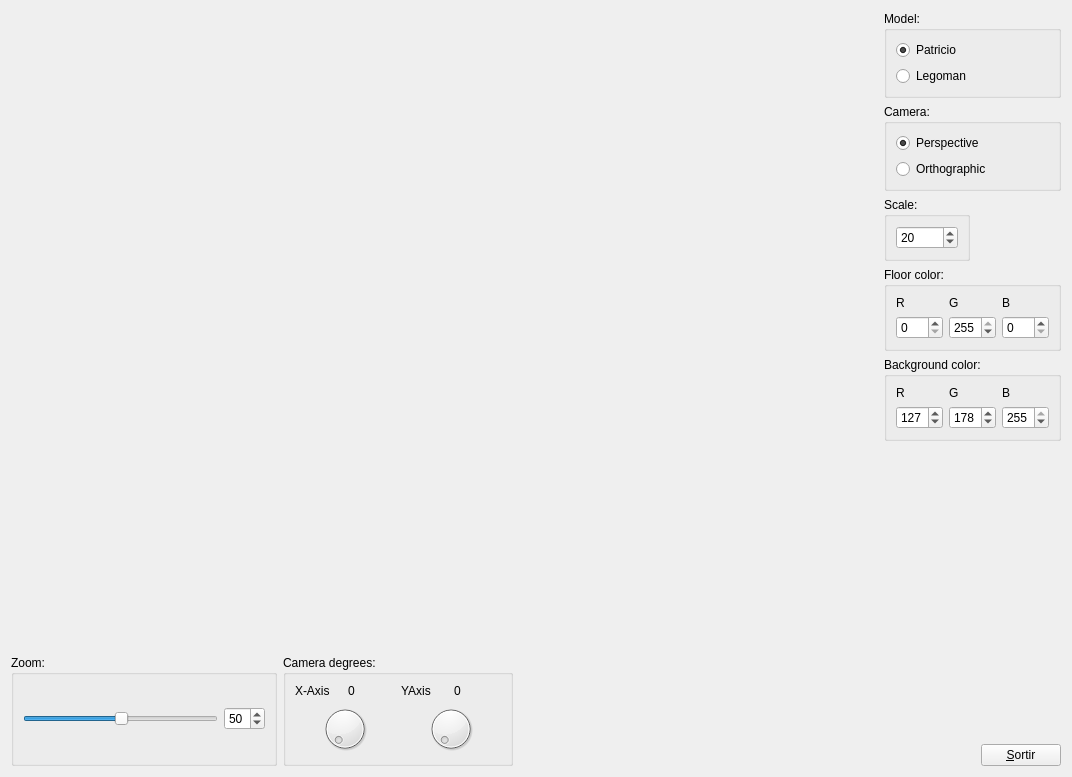
<?xml version="1.0" encoding="UTF-8"?>
<ui version="4.0">
 <class>MyForm</class>
 <widget class="QWidget" name="MyForm">
  <property name="geometry">
   <rect>
    <x>0</x>
    <y>0</y>
    <width>1072</width>
    <height>777</height>
   </rect>
  </property>
  <property name="windowTitle">
   <string>IDI-Lab</string>
  </property>
  <layout class="QGridLayout" name="gridLayout_3">
   <item row="0" column="0" rowspan="6" colspan="3">
    <widget class="MyGLWidget" name="widget" native="true">
     <property name="sizePolicy">
      <sizepolicy hsizetype="Expanding" vsizetype="Expanding">
       <horstretch>0</horstretch>
       <verstretch>0</verstretch>
      </sizepolicy>
     </property>
     <property name="minimumSize">
      <size>
       <width>50</width>
       <height>50</height>
      </size>
     </property>
    </widget>
   </item>
   <item row="0" column="3" colspan="2">
    <widget class="QGroupBox" name="groupBox">
     <property name="title">
      <string>Model:</string>
     </property>
     <layout class="QVBoxLayout" name="verticalLayout_3">
      <item>
       <widget class="QRadioButton" name="radioButton">
        <property name="text">
         <string>Patricio</string>
        </property>
        <property name="checked">
         <bool>true</bool>
        </property>
       </widget>
      </item>
      <item>
       <widget class="QRadioButton" name="radioButton_2">
        <property name="text">
         <string>Legoman</string>
        </property>
       </widget>
      </item>
     </layout>
    </widget>
   </item>
   <item row="1" column="3" colspan="2">
    <widget class="QGroupBox" name="groupBox_2">
     <property name="title">
      <string>Camera:</string>
     </property>
     <layout class="QVBoxLayout" name="verticalLayout">
      <item>
       <widget class="QRadioButton" name="radioButton_3">
        <property name="text">
         <string>Perspective</string>
        </property>
        <property name="checked">
         <bool>true</bool>
        </property>
       </widget>
      </item>
      <item>
       <widget class="QRadioButton" name="radioButton_4">
        <property name="text">
         <string>Orthographic</string>
        </property>
       </widget>
      </item>
     </layout>
    </widget>
   </item>
   <item row="2" column="3">
    <widget class="QGroupBox" name="groupBox_4">
     <property name="title">
      <string>Scale:</string>
     </property>
     <layout class="QVBoxLayout" name="verticalLayout_2">
      <item>
       <widget class="QSpinBox" name="spinBox_2">
        <property name="maximum">
         <number>500</number>
        </property>
        <property name="value">
         <number>20</number>
        </property>
       </widget>
      </item>
     </layout>
    </widget>
   </item>
   <item row="3" column="3" colspan="2">
    <widget class="QGroupBox" name="groupBox_6">
     <property name="title">
      <string>Floor color:</string>
     </property>
     <layout class="QHBoxLayout" name="horizontalLayout_4">
      <item>
       <layout class="QVBoxLayout" name="verticalLayout_4">
        <item>
         <widget class="QLabel" name="label_5">
          <property name="text">
           <string>R</string>
          </property>
         </widget>
        </item>
        <item>
         <widget class="QSpinBox" name="spinBox_3">
          <property name="maximum">
           <number>255</number>
          </property>
         </widget>
        </item>
       </layout>
      </item>
      <item>
       <layout class="QVBoxLayout" name="verticalLayout_5">
        <item>
         <widget class="QLabel" name="label_7">
          <property name="text">
           <string>G</string>
          </property>
         </widget>
        </item>
        <item>
         <widget class="QSpinBox" name="spinBox_4">
          <property name="maximum">
           <number>255</number>
          </property>
          <property name="value">
           <number>255</number>
          </property>
         </widget>
        </item>
       </layout>
      </item>
      <item>
       <layout class="QVBoxLayout" name="verticalLayout_6">
        <item>
         <widget class="QLabel" name="label_6">
          <property name="text">
           <string>B</string>
          </property>
         </widget>
        </item>
        <item>
         <widget class="QSpinBox" name="spinBox_5">
          <property name="maximum">
           <number>255</number>
          </property>
         </widget>
        </item>
       </layout>
      </item>
     </layout>
    </widget>
   </item>
   <item row="4" column="3" colspan="2">
    <widget class="QGroupBox" name="groupBox_7">
     <property name="title">
      <string>Background color:</string>
     </property>
     <layout class="QHBoxLayout" name="horizontalLayout_5">
      <item>
       <layout class="QVBoxLayout" name="verticalLayout_7">
        <item>
         <widget class="QLabel" name="label_8">
          <property name="text">
           <string>R</string>
          </property>
         </widget>
        </item>
        <item>
         <widget class="QSpinBox" name="spinBox_6">
          <property name="maximum">
           <number>255</number>
          </property>
          <property name="value">
           <number>127</number>
          </property>
         </widget>
        </item>
       </layout>
      </item>
      <item>
       <layout class="QVBoxLayout" name="verticalLayout_8">
        <item>
         <widget class="QLabel" name="label_9">
          <property name="text">
           <string>G</string>
          </property>
         </widget>
        </item>
        <item>
         <widget class="QSpinBox" name="spinBox_7">
          <property name="maximum">
           <number>255</number>
          </property>
          <property name="value">
           <number>178</number>
          </property>
         </widget>
        </item>
       </layout>
      </item>
      <item>
       <layout class="QVBoxLayout" name="verticalLayout_9">
        <item>
         <widget class="QLabel" name="label_10">
          <property name="text">
           <string>B</string>
          </property>
         </widget>
        </item>
        <item>
         <widget class="QSpinBox" name="spinBox_8">
          <property name="maximum">
           <number>255</number>
          </property>
          <property name="value">
           <number>255</number>
          </property>
         </widget>
        </item>
       </layout>
      </item>
     </layout>
    </widget>
   </item>
   <item row="5" column="4">
    <spacer name="verticalSpacer">
     <property name="orientation">
      <enum>Qt::Vertical</enum>
     </property>
     <property name="sizeHint" stdset="0">
      <size>
       <width>17</width>
       <height>339</height>
      </size>
     </property>
    </spacer>
   </item>
   <item row="6" column="0" rowspan="2">
    <widget class="QGroupBox" name="groupBox_3">
     <property name="title">
      <string>Zoom:</string>
     </property>
     <layout class="QHBoxLayout" name="horizontalLayout">
      <item>
       <widget class="QSlider" name="horizontalSlider">
        <property name="value">
         <number>50</number>
        </property>
        <property name="orientation">
         <enum>Qt::Horizontal</enum>
        </property>
       </widget>
      </item>
      <item>
       <widget class="QSpinBox" name="spinBox">
        <property name="value">
         <number>50</number>
        </property>
       </widget>
      </item>
     </layout>
    </widget>
   </item>
   <item row="6" column="1" rowspan="2">
    <widget class="QGroupBox" name="groupBox_5">
     <property name="title">
      <string>Camera degrees:</string>
     </property>
     <layout class="QGridLayout" name="gridLayout">
      <item row="0" column="0">
       <layout class="QHBoxLayout" name="horizontalLayout_2">
        <item>
         <widget class="QLabel" name="label">
          <property name="text">
           <string>X-Axis</string>
          </property>
         </widget>
        </item>
        <item>
         <widget class="QLabel" name="label_3">
          <property name="text">
           <string>0</string>
          </property>
         </widget>
        </item>
       </layout>
      </item>
      <item row="0" column="1">
       <layout class="QHBoxLayout" name="horizontalLayout_3">
        <item>
         <widget class="QLabel" name="label_2">
          <property name="text">
           <string>YAxis</string>
          </property>
         </widget>
        </item>
        <item>
         <widget class="QLabel" name="label_4">
          <property name="text">
           <string>0</string>
          </property>
         </widget>
        </item>
       </layout>
      </item>
      <item row="1" column="0">
       <widget class="QDial" name="dial">
        <property name="maximum">
         <number>359</number>
        </property>
       </widget>
      </item>
      <item row="1" column="1">
       <widget class="QDial" name="dial_2">
        <property name="maximum">
         <number>359</number>
        </property>
       </widget>
      </item>
     </layout>
    </widget>
   </item>
   <item row="6" column="2">
    <spacer name="horizontalSpacer">
     <property name="orientation">
      <enum>Qt::Horizontal</enum>
     </property>
     <property name="sizeHint" stdset="0">
      <size>
       <width>359</width>
       <height>17</height>
      </size>
     </property>
    </spacer>
   </item>
   <item row="7" column="3" colspan="2">
    <layout class="QGridLayout" name="gridLayout_2">
     <item row="0" column="1">
      <spacer name="verticalSpacer_2">
       <property name="orientation">
        <enum>Qt::Vertical</enum>
       </property>
       <property name="sizeHint" stdset="0">
        <size>
         <width>20</width>
         <height>40</height>
        </size>
       </property>
      </spacer>
     </item>
     <item row="1" column="0">
      <spacer name="horizontalSpacer_2">
       <property name="orientation">
        <enum>Qt::Horizontal</enum>
       </property>
       <property name="sizeHint" stdset="0">
        <size>
         <width>40</width>
         <height>20</height>
        </size>
       </property>
      </spacer>
     </item>
     <item row="1" column="1">
      <widget class="QPushButton" name="pushButton">
       <property name="sizePolicy">
        <sizepolicy hsizetype="Fixed" vsizetype="Fixed">
         <horstretch>0</horstretch>
         <verstretch>0</verstretch>
        </sizepolicy>
       </property>
       <property name="text">
        <string>&amp;Sortir</string>
       </property>
      </widget>
     </item>
    </layout>
   </item>
  </layout>
 </widget>
 <customwidgets>
  <customwidget>
   <class>MyGLWidget</class>
   <extends>QWidget</extends>
   <header>MyGLWidget.h</header>
   <container>1</container>
   <slots>
    <signal>getZoom(int)</signal>
    <signal>sendPerspective(bool)</signal>
    <signal>sendOrthographic(bool)</signal>
    <signal>getScale(int)</signal>
    <signal>getXAxis(int)</signal>
    <signal>getYAxis(int)</signal>
    <slot>setZoom(int)</slot>
    <slot>setPatricio()</slot>
    <slot>setLegoman()</slot>
    <slot>setPerspective()</slot>
    <slot>setOrthographic()</slot>
    <slot>setScale(int)</slot>
    <slot>setYAxis(int)</slot>
    <slot>setXAxis(int)</slot>
    <slot>setR(int)</slot>
    <slot>setG(int)</slot>
    <slot>setB(int)</slot>
    <slot>setbR(int)</slot>
    <slot>setbG(int)</slot>
    <slot>setbB(int)</slot>
   </slots>
  </customwidget>
 </customwidgets>
 <resources/>
 <connections>
  <connection>
   <sender>pushButton</sender>
   <signal>clicked()</signal>
   <receiver>MyForm</receiver>
   <slot>close()</slot>
   <hints>
    <hint type="sourcelabel">
     <x>1061</x>
     <y>766</y>
    </hint>
    <hint type="destinationlabel">
     <x>590</x>
     <y>500</y>
    </hint>
   </hints>
  </connection>
  <connection>
   <sender>horizontalSlider</sender>
   <signal>valueChanged(int)</signal>
   <receiver>spinBox</receiver>
   <slot>setValue(int)</slot>
   <hints>
    <hint type="sourcelabel">
     <x>110</x>
     <y>725</y>
    </hint>
    <hint type="destinationlabel">
     <x>257</x>
     <y>730</y>
    </hint>
   </hints>
  </connection>
  <connection>
   <sender>spinBox</sender>
   <signal>valueChanged(int)</signal>
   <receiver>horizontalSlider</receiver>
   <slot>setValue(int)</slot>
   <hints>
    <hint type="sourcelabel">
     <x>257</x>
     <y>730</y>
    </hint>
    <hint type="destinationlabel">
     <x>110</x>
     <y>725</y>
    </hint>
   </hints>
  </connection>
  <connection>
   <sender>horizontalSlider</sender>
   <signal>valueChanged(int)</signal>
   <receiver>widget</receiver>
   <slot>setZoom(int)</slot>
   <hints>
    <hint type="sourcelabel">
     <x>110</x>
     <y>725</y>
    </hint>
    <hint type="destinationlabel">
     <x>67</x>
     <y>391</y>
    </hint>
   </hints>
  </connection>
  <connection>
   <sender>spinBox</sender>
   <signal>valueChanged(int)</signal>
   <receiver>widget</receiver>
   <slot>setZoom(int)</slot>
   <hints>
    <hint type="sourcelabel">
     <x>257</x>
     <y>730</y>
    </hint>
    <hint type="destinationlabel">
     <x>212</x>
     <y>391</y>
    </hint>
   </hints>
  </connection>
  <connection>
   <sender>widget</sender>
   <signal>getZoom(int)</signal>
   <receiver>horizontalSlider</receiver>
   <slot>setValue(int)</slot>
   <hints>
    <hint type="sourcelabel">
     <x>146</x>
     <y>301</y>
    </hint>
    <hint type="destinationlabel">
     <x>110</x>
     <y>725</y>
    </hint>
   </hints>
  </connection>
  <connection>
   <sender>widget</sender>
   <signal>getZoom(int)</signal>
   <receiver>spinBox</receiver>
   <slot>setValue(int)</slot>
   <hints>
    <hint type="sourcelabel">
     <x>278</x>
     <y>351</y>
    </hint>
    <hint type="destinationlabel">
     <x>257</x>
     <y>730</y>
    </hint>
   </hints>
  </connection>
  <connection>
   <sender>radioButton</sender>
   <signal>pressed()</signal>
   <receiver>widget</receiver>
   <slot>setPatricio()</slot>
   <hints>
    <hint type="sourcelabel">
     <x>1050</x>
     <y>63</y>
    </hint>
    <hint type="destinationlabel">
     <x>475</x>
     <y>44</y>
    </hint>
   </hints>
  </connection>
  <connection>
   <sender>radioButton_2</sender>
   <signal>pressed()</signal>
   <receiver>widget</receiver>
   <slot>setLegoman()</slot>
   <hints>
    <hint type="sourcelabel">
     <x>1050</x>
     <y>92</y>
    </hint>
    <hint type="destinationlabel">
     <x>467</x>
     <y>74</y>
    </hint>
   </hints>
  </connection>
  <connection>
   <sender>widget</sender>
   <signal>sendPerspective(bool)</signal>
   <receiver>radioButton_3</receiver>
   <slot>setChecked(bool)</slot>
   <hints>
    <hint type="sourcelabel">
     <x>673</x>
     <y>151</y>
    </hint>
    <hint type="destinationlabel">
     <x>1050</x>
     <y>165</y>
    </hint>
   </hints>
  </connection>
  <connection>
   <sender>widget</sender>
   <signal>sendOrthographic(bool)</signal>
   <receiver>radioButton_4</receiver>
   <slot>setChecked(bool)</slot>
   <hints>
    <hint type="sourcelabel">
     <x>718</x>
     <y>190</y>
    </hint>
    <hint type="destinationlabel">
     <x>1050</x>
     <y>194</y>
    </hint>
   </hints>
  </connection>
  <connection>
   <sender>radioButton_3</sender>
   <signal>pressed()</signal>
   <receiver>widget</receiver>
   <slot>setPerspective()</slot>
   <hints>
    <hint type="sourcelabel">
     <x>1050</x>
     <y>165</y>
    </hint>
    <hint type="destinationlabel">
     <x>701</x>
     <y>125</y>
    </hint>
   </hints>
  </connection>
  <connection>
   <sender>radioButton_4</sender>
   <signal>pressed()</signal>
   <receiver>widget</receiver>
   <slot>setOrthographic()</slot>
   <hints>
    <hint type="sourcelabel">
     <x>1050</x>
     <y>194</y>
    </hint>
    <hint type="destinationlabel">
     <x>703</x>
     <y>206</y>
    </hint>
   </hints>
  </connection>
  <connection>
   <sender>spinBox_2</sender>
   <signal>valueChanged(int)</signal>
   <receiver>widget</receiver>
   <slot>setScale(int)</slot>
   <hints>
    <hint type="sourcelabel">
     <x>954</x>
     <y>270</y>
    </hint>
    <hint type="destinationlabel">
     <x>396</x>
     <y>530</y>
    </hint>
   </hints>
  </connection>
  <connection>
   <sender>widget</sender>
   <signal>getScale(int)</signal>
   <receiver>spinBox_2</receiver>
   <slot>setValue(int)</slot>
   <hints>
    <hint type="sourcelabel">
     <x>369</x>
     <y>544</y>
    </hint>
    <hint type="destinationlabel">
     <x>954</x>
     <y>270</y>
    </hint>
   </hints>
  </connection>
  <connection>
   <sender>dial_2</sender>
   <signal>valueChanged(int)</signal>
   <receiver>label_4</receiver>
   <slot>setNum(int)</slot>
   <hints>
    <hint type="sourcelabel">
     <x>493</x>
     <y>755</y>
    </hint>
    <hint type="destinationlabel">
     <x>492</x>
     <y>698</y>
    </hint>
   </hints>
  </connection>
  <connection>
   <sender>dial</sender>
   <signal>valueChanged(int)</signal>
   <receiver>label_3</receiver>
   <slot>setNum(int)</slot>
   <hints>
    <hint type="sourcelabel">
     <x>387</x>
     <y>755</y>
    </hint>
    <hint type="destinationlabel">
     <x>386</x>
     <y>698</y>
    </hint>
   </hints>
  </connection>
  <connection>
   <sender>dial_2</sender>
   <signal>valueChanged(int)</signal>
   <receiver>widget</receiver>
   <slot>setYAxis(int)</slot>
   <hints>
    <hint type="sourcelabel">
     <x>493</x>
     <y>755</y>
    </hint>
    <hint type="destinationlabel">
     <x>399</x>
     <y>547</y>
    </hint>
   </hints>
  </connection>
  <connection>
   <sender>dial</sender>
   <signal>valueChanged(int)</signal>
   <receiver>widget</receiver>
   <slot>setXAxis(int)</slot>
   <hints>
    <hint type="sourcelabel">
     <x>387</x>
     <y>755</y>
    </hint>
    <hint type="destinationlabel">
     <x>241</x>
     <y>525</y>
    </hint>
   </hints>
  </connection>
  <connection>
   <sender>widget</sender>
   <signal>getYAxis(int)</signal>
   <receiver>dial_2</receiver>
   <slot>setValue(int)</slot>
   <hints>
    <hint type="sourcelabel">
     <x>349</x>
     <y>550</y>
    </hint>
    <hint type="destinationlabel">
     <x>493</x>
     <y>755</y>
    </hint>
   </hints>
  </connection>
  <connection>
   <sender>widget</sender>
   <signal>getXAxis(int)</signal>
   <receiver>dial</receiver>
   <slot>setValue(int)</slot>
   <hints>
    <hint type="sourcelabel">
     <x>239</x>
     <y>438</y>
    </hint>
    <hint type="destinationlabel">
     <x>387</x>
     <y>755</y>
    </hint>
   </hints>
  </connection>
  <connection>
   <sender>widget</sender>
   <signal>getXAxis(int)</signal>
   <receiver>label_3</receiver>
   <slot>setNum(int)</slot>
   <hints>
    <hint type="sourcelabel">
     <x>264</x>
     <y>502</y>
    </hint>
    <hint type="destinationlabel">
     <x>386</x>
     <y>698</y>
    </hint>
   </hints>
  </connection>
  <connection>
   <sender>widget</sender>
   <signal>getYAxis(int)</signal>
   <receiver>label_4</receiver>
   <slot>setNum(int)</slot>
   <hints>
    <hint type="sourcelabel">
     <x>379</x>
     <y>447</y>
    </hint>
    <hint type="destinationlabel">
     <x>492</x>
     <y>698</y>
    </hint>
   </hints>
  </connection>
  <connection>
   <sender>spinBox_3</sender>
   <signal>valueChanged(int)</signal>
   <receiver>widget</receiver>
   <slot>setR(int)</slot>
   <hints>
    <hint type="sourcelabel">
     <x>918</x>
     <y>354</y>
    </hint>
    <hint type="destinationlabel">
     <x>739</x>
     <y>329</y>
    </hint>
   </hints>
  </connection>
  <connection>
   <sender>spinBox_4</sender>
   <signal>valueChanged(int)</signal>
   <receiver>widget</receiver>
   <slot>setG(int)</slot>
   <hints>
    <hint type="sourcelabel">
     <x>971</x>
     <y>354</y>
    </hint>
    <hint type="destinationlabel">
     <x>806</x>
     <y>361</y>
    </hint>
   </hints>
  </connection>
  <connection>
   <sender>spinBox_5</sender>
   <signal>valueChanged(int)</signal>
   <receiver>widget</receiver>
   <slot>setB(int)</slot>
   <hints>
    <hint type="sourcelabel">
     <x>1027</x>
     <y>354</y>
    </hint>
    <hint type="destinationlabel">
     <x>787</x>
     <y>397</y>
    </hint>
   </hints>
  </connection>
  <connection>
   <sender>spinBox_6</sender>
   <signal>valueChanged(int)</signal>
   <receiver>widget</receiver>
   <slot>setbR(int)</slot>
   <hints>
    <hint type="sourcelabel">
     <x>901</x>
     <y>457</y>
    </hint>
    <hint type="destinationlabel">
     <x>848</x>
     <y>448</y>
    </hint>
   </hints>
  </connection>
  <connection>
   <sender>spinBox_7</sender>
   <signal>valueChanged(int)</signal>
   <receiver>widget</receiver>
   <slot>setbG(int)</slot>
   <hints>
    <hint type="sourcelabel">
     <x>970</x>
     <y>465</y>
    </hint>
    <hint type="destinationlabel">
     <x>847</x>
     <y>487</y>
    </hint>
   </hints>
  </connection>
  <connection>
   <sender>spinBox_8</sender>
   <signal>valueChanged(int)</signal>
   <receiver>widget</receiver>
   <slot>setbB(int)</slot>
   <hints>
    <hint type="sourcelabel">
     <x>1032</x>
     <y>457</y>
    </hint>
    <hint type="destinationlabel">
     <x>811</x>
     <y>467</y>
    </hint>
   </hints>
  </connection>
 </connections>
</ui>
